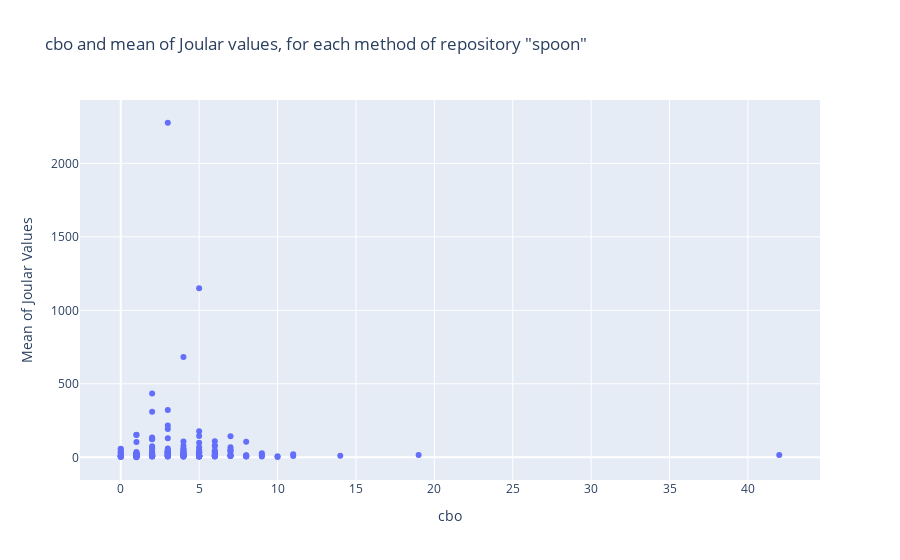
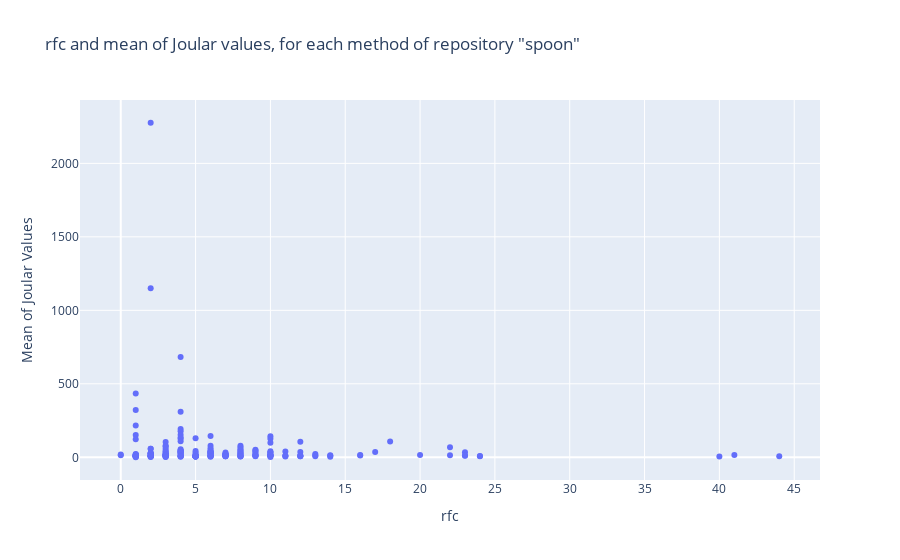
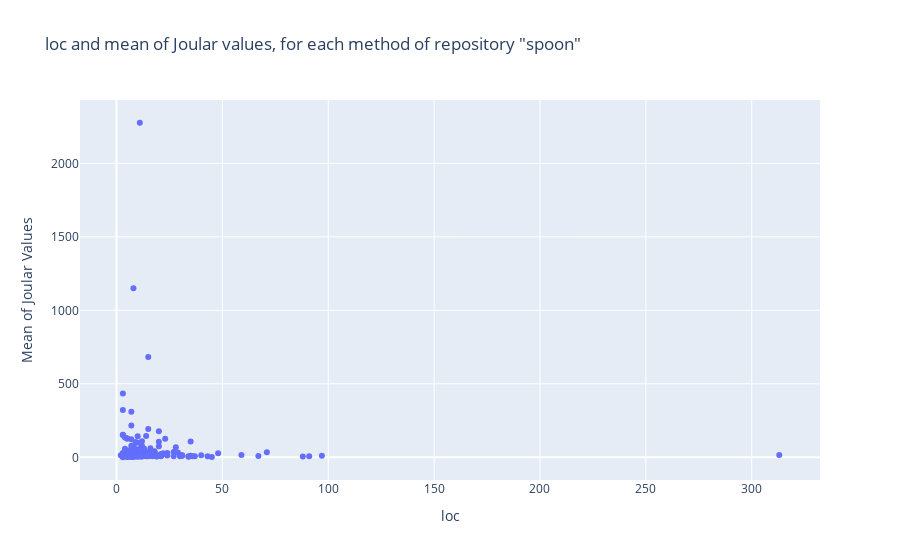
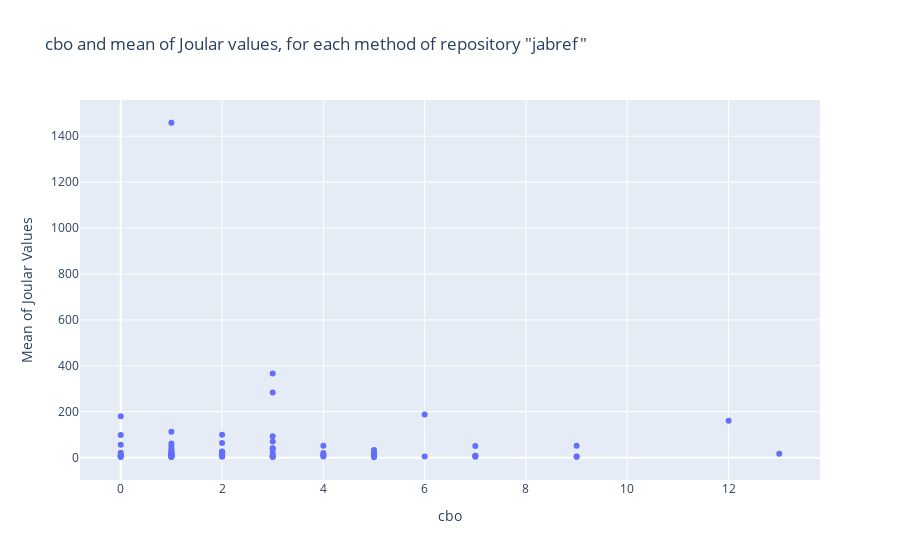

Notebook code cell kept with these figures, in order:
### Code cell
allowedCkMetrics = ["cbo", "rfc", "loc"]
createScatterPlotForEachRepo(allRepoDf, allowedCkMetrics)

### Figure 1 — Plotly figure (JSON) as saved in the notebook; plotly's stock layout.template omitted (floating-point values rounded to 4 significant figures; data arrays with more than 128 entries replaced by an {"elided": "..."} marker saying what was removed)
{"data": [{"mode": "markers", "text": {"elided": "197 str values"}, "type": "scatter", "x": {"elided": "197 int values"}, "y": {"elided": "197 float values"}}], "layout": {"title": {"text": "cbo and mean of Joular values, for each method of repository \"spoon\""}, "xaxis": {"title": {"text": "cbo"}}, "yaxis": {"title": {"text": "Mean of Joular Values"}}}}

### Figure 2 — Plotly figure (JSON) as saved in the notebook; plotly's stock layout.template omitted (floating-point values rounded to 4 significant figures; data arrays with more than 128 entries replaced by an {"elided": "..."} marker saying what was removed)
{"data": [{"mode": "markers", "text": {"elided": "197 str values"}, "type": "scatter", "x": {"elided": "197 int values"}, "y": {"elided": "197 float values"}}], "layout": {"title": {"text": "rfc and mean of Joular values, for each method of repository \"spoon\""}, "xaxis": {"title": {"text": "rfc"}}, "yaxis": {"title": {"text": "Mean of Joular Values"}}}}

### Figure 3 — Plotly figure (JSON) as saved in the notebook; plotly's stock layout.template omitted (floating-point values rounded to 4 significant figures; data arrays with more than 128 entries replaced by an {"elided": "..."} marker saying what was removed)
{"data": [{"mode": "markers", "text": {"elided": "197 str values"}, "type": "scatter", "x": {"elided": "197 int values"}, "y": {"elided": "197 float values"}}], "layout": {"title": {"text": "loc and mean of Joular values, for each method of repository \"spoon\""}, "xaxis": {"title": {"text": "loc"}}, "yaxis": {"title": {"text": "Mean of Joular Values"}}}}

### Figure 4 — Plotly figure (JSON) as saved in the notebook; plotly's stock layout.template omitted (floating-point values rounded to 4 significant figures)
{"data": [{"mode": "markers", "text": ["openConnection/ URLDownload", "loadRepository/1[JournalAbbreviationPreferences] JournalAbbreviationL", "referToValidPage/1[HelpFile] HelpFileTest", "addContentIfNotEmpty/3[PDDocument,Document,int] DocumentReader", "getMimeType/ URLDownload", "correlateByWords/2[String,String] DuplicateCheck", "setUp/ AuxCommandLineTest", "editDistanceIgnoreCase/2[String,String] StringSimilarity", "writeToIndex/2[BibEntry,LinkedFile] PdfIndexer", "receiveMessage/ Protocol", "createMarshallerAndWriteToFile/2[File,Path] BibTeXMLExporter", "getNonWrappableFields/ FieldContentFormatte", "canBeReached/ URLDownload", "importDatabase/1[BufferedReader] BibTeXMLImporter", "unmarshallRoot/1[BufferedReader] MedlineImporter", "parseStudyYamlFile/1[Path] StudyYamlParser", "importDatabase/1[BufferedReader] ModsImporter", "doNotUseApacheCommonsLang3/1[JavaClasses] MainArchitectureTest", "getGraphicNode/ InternalMaterialDesi", "createMarshallerAndWriteToFile/2[Path,JAXBElement] ModsExporter", "getPagesTest/1[Path] PdfDocumentViewModel", "setUp/ UpdateTimestampListe", "getFirstPageContents/1[PDDocument] PdfContentImporter", "charsetsShouldNotBeNull/ EncodingsTest", "retainsWhitespaceForMultiLineFields/ FieldContentFormatte", "doNotUseJGoodies/1[JavaClasses] MainArchitectureTest", "doNotUseGlyphsDirectly/1[JavaClasses] MainArchitectureTest", "createSaveDatabaseActionForBibDatabase/1[BibDatabase] SaveDatabaseActionTe", "setUpRepository/ CrawlerTest", "doNotUseAssertJ/1[JavaClasses] MainArchitectureTest", "toFile/1[Path] URLDownload", "doNotUseJavaAWT/1[JavaClasses] MainArchitectureTest", "JournalAbbreviationRepository/1[Path] JournalAbbreviationR", "getCustomExportNameFormatter/1[String] LayoutFormatterPrefe", "testsAreIndependent/1[String] TestArchitectureTest", "getFieldContentFormatterPreferences/ ImportFormatPreferen", "export/3[BibDatabaseContext,Path,List] MSBibExporter", "writeStudyYamlFile/2[Study,Path] StudyYamlParser", "isRequired/1[Field] BibEntryType", "doNotUseGlazedLists/1[JavaClasses] MainArchitectureTest", "loadWithAutomaticDecryption/1[Path] XmpUtilReader", "withEmptyEntry/ BibDatabaseTest", "getNameFormatterKey/ NameFormatterPrefere", "getNameFormatterPreferences/ LayoutFormatterPrefe", "getAllLoaded/ JournalAbbreviationR", "formatWhenFormattingNullThenThrowsException/ MarkdownFormatterTes", "getFirstPageContents/1[PDDocument] PdfVerbatimBibTextIm", "registerListener/1[Object] BibDatabase", "formatWhenFormattingComplexMarkupThenReturnsOnlyOneLine/ MarkdownFormatterTes", "createCitationStyleFromSource/2[String,String] CitationStyle", "getWorkingDirectory/ FilePreferences", "isRecognizedFormat/1[BufferedReader] BibTeXMLImporter", "parseXmpMetadata/1[InputStream] XmpUtilShared", "compareFieldSet/3[Collection,BibEntry,BibEntry] DuplicateCheck", "compareField/2[String,String] DuplicateCheck", "andCoordinatedConjunction/4[List,Author,String>,boolean] AuthorList", "getAllCustomTypes/1[BibDatabaseMode] BibEntryTypesManager", "makeBibliography/5[List,String,CitationStyleOutputFormat,BibDatabaseContext,BibEntryTypesManager] CSLAdapter", "copy/3[InputStream,Writer,Charset] URLDownload", "GitHandler/1[Path] GitHandler", "readPdfContents/2[LinkedFile,Path] DocumentReader", "getDataUrl/1[URL] StyleSheetFile", "prepareDownloadTask/2[Path,URLDownload] LinkedFileViewModel", "compareSingleField/3[Field,BibEntry,BibEntry] DuplicateCheck", "generateXmpStringWithXmpDeclaration/2[List,XmpPreferences] XmpUtilWriter", "calculatePatchOfNewSearchResults/1[String] SlrGitHandler", "initialize/2[String,CitationStyleOutputFormat] CSLAdapter", "SearchResult/3[IndexSearcher,Query,ScoreDoc] SearchResult", "createCommitOnCurrentBranch/2[String,boolean] GitHandler", "parse/1[String] Date", "containsDuplicate/3[BibDatabase,BibEntry,BibDatabaseMode] DuplicateCheck", "createResourceBundles/1[Locale] Localization", "isRecognizedFormat/1[BufferedReader] SilverPlatterImporte", "setUpViewModel/1[Path] JournalAbbreviations", "compareAuthorField/2[String,String] DuplicateCheck", "deleteWhenFilePathNotPresentReturnsTrue/ LinkedFileViewModelT"], "type": "scatter", "x": [1, 3, 3, 6, 0, 1, 2, 0, 12, 2, 3, 1, 0, 9, 1, 4, 7, 3, 3, 3, 5, 5, 2, 1, 1, 2, 2, 13, 2, 2, 1, 3, 2, 0, 2, 1, 5, 4, 2, 2, 1, 4, 1, 1, 1, 1, 2, 0, 1, 7, 0, 0, 2, 4, 1, 2, 3, 7, 0, 1, 3, 1, 5, 3, 6, 7, 4, 9, 2, 1, 3, 2, 0, 9, 1, 5], "y": [1458.0, 366.8, 283.7, 188.3, 180.8, 112.9, 99.48, 98.94, 161.1, 64.18, 69.89, 51.3, 56.66, 51.65, 61.37, 51.41, 51.04, 93.06, 41.36, 39.35, 33.54, 22.2, 26.45, 23.82, 31.28, 23.64, 21.91, 17.14, 25.28, 21.18, 37.32, 22.64, 22.79, 11.34, 17.05, 21.12, 15.24, 20.78, 11.74, 22.41, 16.59, 10.81, 12.78, 6.635, 11.77, 15.32, 14.87, 20.97, 8.949, 8.367, 9.211, 8.216, 8.52, 12.1, 8.323, 7.958, 7.769, 7.971, 6.412, 5.159, 7.459, 4.733, 13.18, 5.045, 5.52, 4.163, 5.539, 5.03, 4.616, 3.929, 2.857, 4.503, 2.838, 3.444, 3.356, 1.77]}], "layout": {"title": {"text": "cbo and mean of Joular values, for each method of repository \"jabref\""}, "xaxis": {"title": {"text": "cbo"}}, "yaxis": {"title": {"text": "Mean of Joular Values"}}}}
